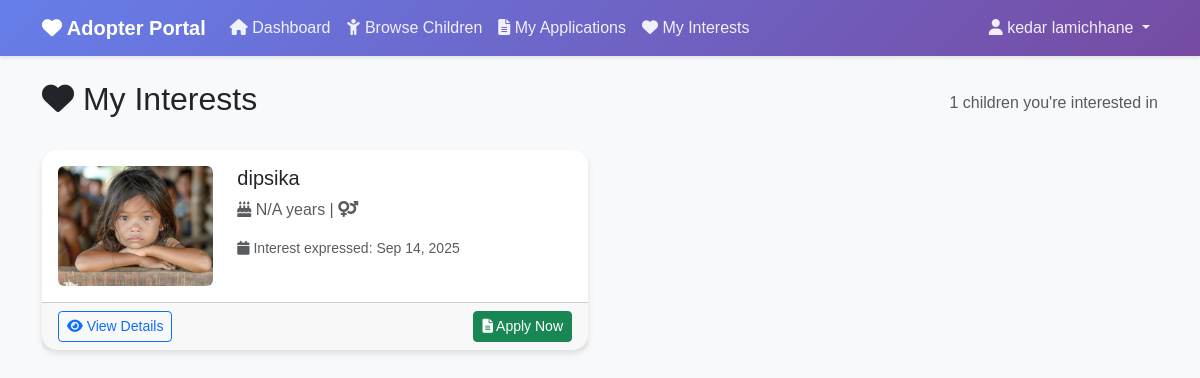
Screenshot of /adopter/my-interests/ (signed in) with the database file from the repository.
### orphanage/models.py (models this page shows, shortened)
class AdoptionInterest(models.Model):
    adopter = models.ForeignKey(Adopter, on_delete=models.CASCADE, related_name='interests')
    child = models.ForeignKey(Child, on_delete=models.CASCADE, related_name='interests')
    interest_date = models.DateTimeField(auto_now_add=True)
    notes = models.TextField(blank=True, null=True)
    class Meta:
        unique_together = ['adopter', 'child']

class Child(models.Model):
    name = models.CharField(max_length=100)
    gender = models.CharField(
        max_length=10,
        choices=[('Male', 'Male'), ('Female', 'Female'), ('Other', 'Other')]
    )
    admission_date = models.DateField(default=date.today)
    photo = models.ImageField(upload_to='child_photos/', null=True, blank=True)
    priority = models.IntegerField(default=1)
    need = models.TextField(blank=True, null=True)
    age = models.IntegerField(null=True, blank=True)
    child_need_fulfilled = models.BooleanField(default=False)
    date_of_birth = models.DateField(null=True, blank=True, help_text="Child's date of birth")
    background = models.TextField(blank=True, null=True, help_text="Child's background story and history")
    hobbies_interests = models.TextField(blank=True, null=True, help_text="Child's hobbies, interests, and activities")
    personality = models.TextField(blank=True, null=True, help_text="Child's personality traits and characteristics")
    health_status = models.TextField(blank=True, null=True, help_text="Health conditions and medical information")
    education_level = models.CharField(max_length=50, blank=True, null=True, help_text="Current education level")
    favorite_subjects = models.CharField(max_length=200, blank=True, null=True, help_text="Favorite subjects or activities")
    special_skills = models.TextField(blank=True, null=True, help_text="Special talents or skills")
    dietary_requirements = models.TextField(blank=True, null=True, help_text="Any dietary restrictions or preferences")
    languages_spoken = models.CharField(max_length=200, blank=True, null=True, help_text="Languages the child speaks")
    is_available_for_adoption = models.BooleanField(default=True, help_text="Whether child is available for adoption")
    adoption_notes = models.TextField(blank=True, null=True, help_text="Special notes for potential adopters")

### orphanage/views/adopter_views.py (the view)
# urls.py: path('adopter/my-interests/', adopter_views.my_interests, name='my_interests'),
@login_required
def my_interests(request):
    try:
        adopter = request.user.adopter_profile
    except Adopter.DoesNotExist:
        messages.error(request, 'Adopter profile not found.')
        return redirect('orphanage:adopter_register')
    interests = AdoptionInterest.objects.filter(adopter=adopter).order_by('-interest_date')
    paginator = Paginator(interests, 10)
    page_number = request.GET.get('page')
    page_obj = paginator.get_page(page_number)
    context = {
        'page_obj': page_obj,
        'adopter': adopter,
    }
    return render(request, 'orphanage/adopter/my_interests.html', context)

### orphanage/templates/orphanage/adopter/my_interests.html (shortened to what this page needs)
{% extends "orphanage/adopter/base.html" %}
{% block content %}
<div class="row">
    <div class="col-12">
        <div class="d-flex justify-content-between align-items-center mb-4">
            <h2><i class="fas fa-heart"></i> My Interests</h2>
            <div class="text-muted">
                {{ page_obj.paginator.count }} children you're interested in
            </div>
        </div>
    </div>
</div>
{% if page_obj %}
    <div class="row">
        {% for interest in page_obj %}
        <div class="col-md-6 mb-4">
            <div class="card h-100">
                <div class="card-body">
                    <div class="row">
                        <div class="col-md-4">
                            {% if interest.child.photo %}
                                <img src="{{ interest.child.photo.url }}" class="img-fluid rounded"
                                     alt="{{ interest.child.name }}" style="height: 120px; width: 100%; object-fit: cover;">
                            {% else %}
                                <div class="bg-light rounded d-flex align-items-center justify-content-center"
                                     style="height: 120px;">
                                    <i class="fas fa-user fa-3x text-muted"></i>
                                </div>
                            {% endif %}
                        </div>
                        <div class="col-md-8">
                            <h5 class="card-title">{{ interest.child.name }}</h5>
                            <p class="text-muted">
                                <i class="fas fa-birthday-cake"></i> {{ interest.child.age|default:"N/A" }} years |
                                <i class="fas fa-venus-mars"></i> {{ interest.child.gender }}
                            </p>
                            <p class="card-text small text-muted">
                                <i class="fas fa-calendar"></i> Interest expressed: {{ interest.interest_date|date:"M d, Y" }}
                            </p>
                        </div>
                    </div>
                </div>
                <div class="card-footer">
                    <div class="d-flex justify-content-between align-items-center">
                        <a href="{% url 'orphanage:child_detail_adopter' interest.child.id %}"
                           class="btn btn-sm btn-outline-primary">
                            <i class="fas fa-eye"></i> View Details
                        </a>
                        {% if adopter.is_approved %}
                            <a href="{% url 'orphanage:apply_for_adoption' interest.child.id %}"
                               class="btn btn-sm btn-success">
                                <i class="fas fa-file-alt"></i> Apply Now
                            </a>
                        {% else %}
                            <span class="text-warning small">
                                <i class="fas fa-clock"></i> Account pending approval
                            </span>
                        {% endif %}
                    </div>
                </div>
            </div>
        </div>
        {% endfor %}
    </div>
{% endif %}
{% endblock %}

### orphanage/templates/orphanage/adopter/base.html (shortened to what this page needs)
{% load static %}
<!DOCTYPE html>
<html lang="en">
<head>
    <link href="https://cdn.jsdelivr.net/npm/bootstrap@5.3.3/dist/css/bootstrap.min.css" rel="stylesheet">
    <link href="https://cdnjs.cloudflare.com/ajax/libs/font-awesome/6.0.0/css/all.min.css" rel="stylesheet">
</head>
<body>
    <nav class="navbar navbar-expand-lg navbar-dark">
        <div class="container">
            <a class="navbar-brand" href="{% url 'orphanage:adopter_dashboard' %}">
                <i class="fas fa-heart"></i> Adopter Portal
            </a>
            <div class="collapse navbar-collapse" id="navbarNav">
                <ul class="navbar-nav me-auto">
                    <li class="nav-item">
                        <a class="nav-link" href="{% url 'orphanage:adopter_dashboard' %}">
                            <i class="fas fa-home"></i> Dashboard
                        </a>
                    </li>
                    <li class="nav-item">
                        <a class="nav-link" href="{% url 'orphanage:browse_children' %}">
                            <i class="fas fa-child"></i> Browse Children
                        </a>
                    </li>
                    <li class="nav-item">
                        <a class="nav-link" href="{% url 'orphanage:my_applications' %}">
                            <i class="fas fa-file-alt"></i> My Applications
                        </a>
                    </li>
                    <li class="nav-item">
                        <a class="nav-link" href="{% url 'orphanage:my_interests' %}">
                            <i class="fas fa-heart"></i> My Interests
                        </a>
                    </li>
                </ul>
                <ul class="navbar-nav">
                    <li class="nav-item dropdown">
                        <a class="nav-link dropdown-toggle" href="#" id="navbarDropdown" role="button" data-bs-toggle="dropdown">
                            <i class="fas fa-user"></i> {{ user.get_full_name|default:user.username }}
                        </a>
                    </li>
                </ul>
            </div>
        </div>
    </nav>
    <div class="container mt-4">
        {% block content %}
        {% endblock %}
    </div>
</body>
</html>

### orphanage/templates/orphanage/adopter/base.html (style rules this page uses)
body { font-family: 'Arial', sans-serif; background-color: #f8f9fa; }
.navbar { background: linear-gradient(135deg, #667eea 0%, #764ba2 100%); box-shadow: 0 2px 4px rgba(0,0,0,0.1); }
.navbar-brand { font-weight: bold; color: white !important; }
.navbar-nav .nav-link { color: rgba(255,255,255,0.9) !important; font-weight: 500; transition: color 0.3s; }
.card { border: none; border-radius: 15px; box-shadow: 0 4px 6px rgba(0,0,0,0.1); transition: transform 0.3s, box-shadow 0.3s; }

### rows the page displays
AdoptionInterest: child.photo (picture), child.name "dipsika", child.age "N/A", interest_date "Sep 14, 2025"

### other values shown
{{ user.get_full_name|default:user.username }} "kedar lamichhane"
{{ page_obj.paginator.count }} "1"
